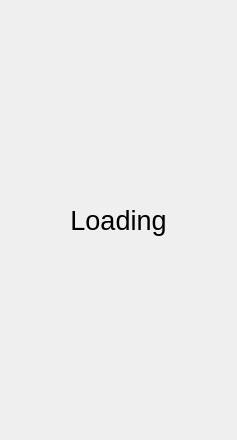
<?xml version="1.0" encoding="UTF-8"?>
<ui version="4.0">
 <class>Form</class>
 <widget class="QWidget" name="Form">
  <property name="geometry">
   <rect>
    <x>0</x>
    <y>0</y>
    <width>237</width>
    <height>440</height>
   </rect>
  </property>
  <property name="windowTitle">
   <string>Form</string>
  </property>
  <layout class="QVBoxLayout" name="verticalLayout">
   <item>
    <layout class="QVBoxLayout" name="widget">
     <property name="spacing">
      <number>0</number>
     </property>
     <item>
      <widget class="QLabel" name="label">
       <property name="font">
        <font>
         <pointsize>20</pointsize>
        </font>
       </property>
       <property name="text">
        <string>Loading</string>
       </property>
       <property name="alignment">
        <set>Qt::AlignCenter</set>
       </property>
      </widget>
     </item>
    </layout>
   </item>
  </layout>
 </widget>
 <resources/>
 <connections/>
</ui>
